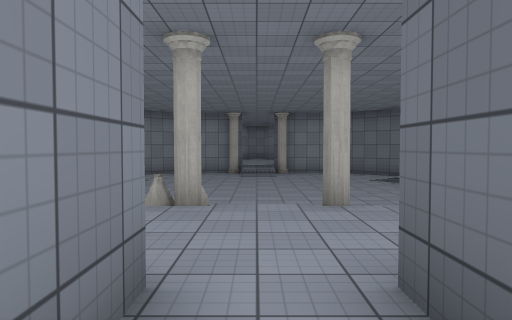
[1] (above)

16 first-person views from a walk through a scene from a Unity 3-D project. The camera is 1.4 m above the floor, tilts 2° down and sees 70° across. The floor is counted in squares, 2 m on a side. Each view is taken from the middle of a square. On the plan, view 1 faces up. The plan holds only what a view shows up to about 11 squares ahead; the rest is blank. The place goes on beyond the plan. The player character is not drawn. Surface patterns are stand-ins for the level's own textures.

[2]
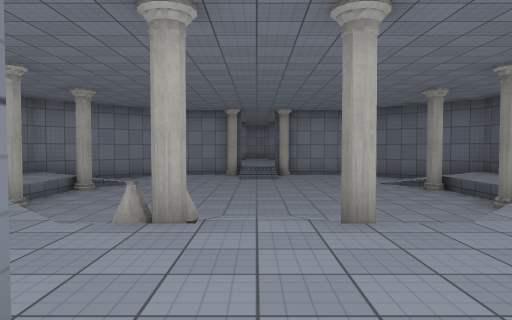

[3]
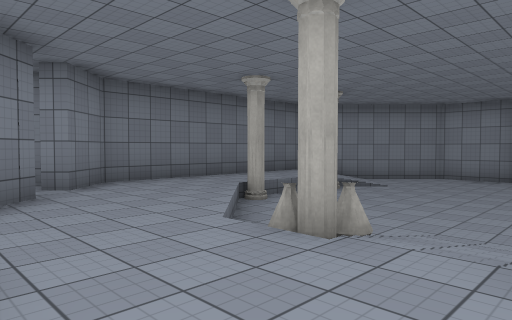

[4]
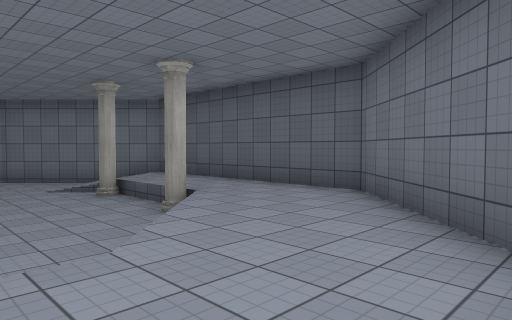

[5]
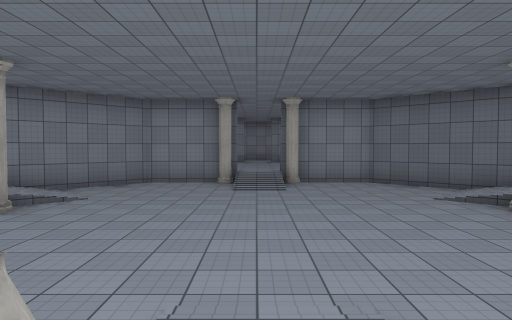

[6]
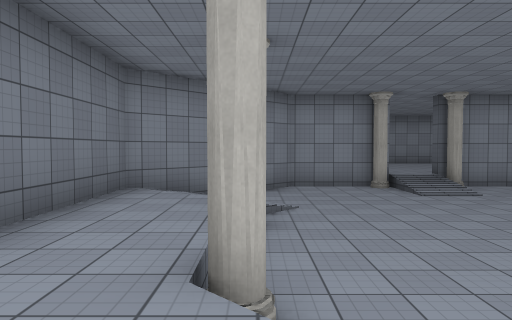

[7]
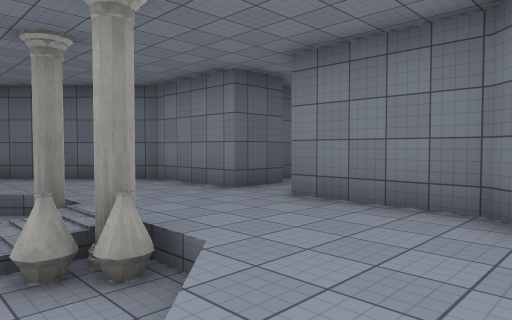

[8]
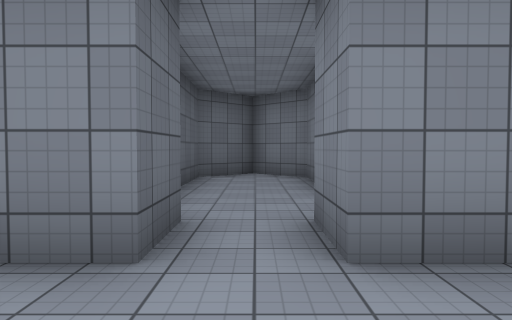

[9]
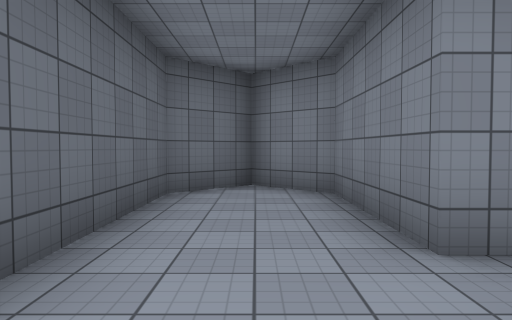

[10]
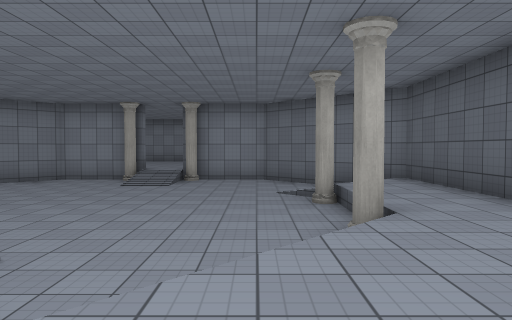

[11]
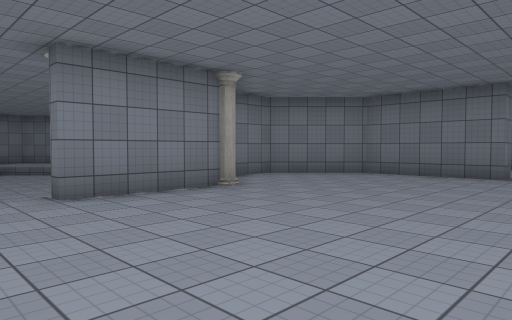

[12]
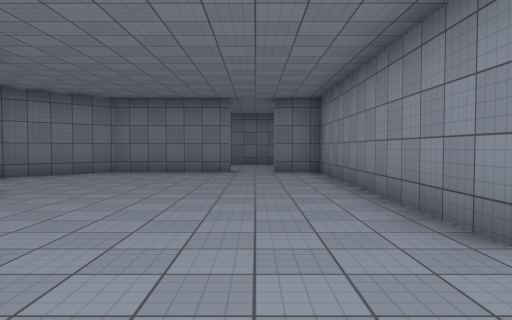

[13]
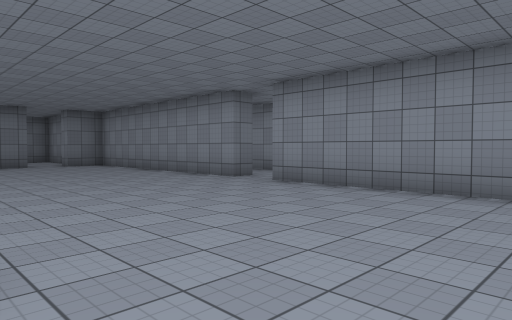

[14]
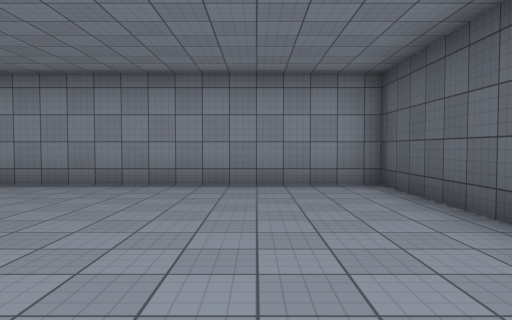

[15]
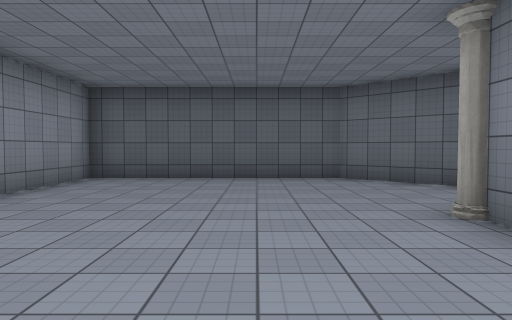

[16]
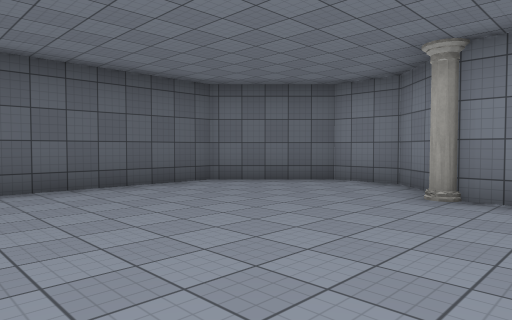

### Floor plan
Key: @ floor where view 1 was taken; # wall or solid block; . main floor; - floor 0.75 m lower than the main floor; / step, stairs or slope; A vase; O other object.
Columns run from 9 left of view 1 to 9 right of it. Each row starts with its distance up from view 1.
 22         ..
 21 #########.#########
 20 #.................#
 19 ..................#
 18 #.................#
 17 #.................#
 16 ##................#
 15  #....O##.###O....#
 14  ##..##-O/O--##..##
 13   ####---/----####
 12   ##/---------/##
 11   #.//-------//.#
 10   #..O-------O..#
  9   #..---------..#
  8   #..---------..#
  7   #..O-------O..#
  6   #...---/---/..#
  5   #....OA/O-/...#
  4   ##...........##
  3    ###........##
  2      #.......##
  1      ####.####
  0         .@.#
 -1        ....#
 -2        #...#
 -3        #...#
 -4        #...#
 -5        ##.##
 -6         ###

Where each view was taken, in squares from view 1:
view 1: 0 up, 0 right, facing up
view 2: 1 up, 0 right, facing up
view 3: 2 up, 1 right, facing up-left
view 4: 2 up, 1 right, facing up-right
view 5: 4 up, 0 right, facing up
view 6: 5 up, 4 left, facing up
view 7: 6 up, 4 left, facing down-right
view 8: 4 up, 0 right, facing down
view 9: 1 up, 0 right, facing down
view 10: 3 up, 3 right, facing up
view 11: 20 up, 1 right, facing down-left
view 12: 19 up, 2 right, facing left
view 13: 15 up, 6 right, facing up-left
view 14: 14 up, 6 right, facing up
view 15: 17 up, 0 right, facing right
view 16: 20 up, 2 right, facing down-right
